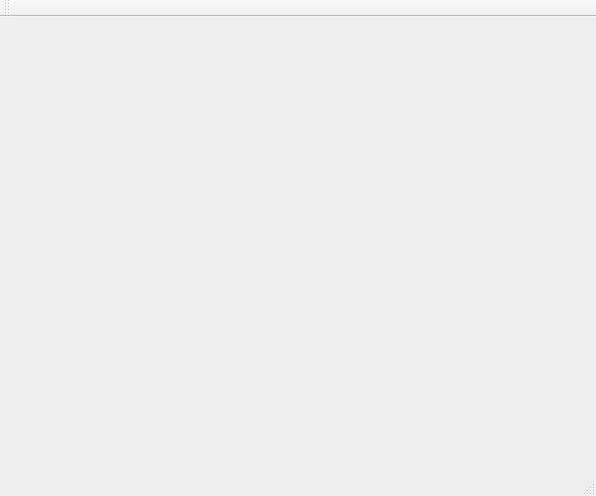
<?xml version="1.0" encoding="UTF-8"?>
<ui version="4.0">
 <class>MainWindow</class>
 <widget class="QMainWindow" name="MainWindow">
  <property name="geometry">
   <rect>
    <x>0</x>
    <y>0</y>
    <width>596</width>
    <height>496</height>
   </rect>
  </property>
  <property name="windowTitle">
   <string>Modular1</string>
  </property>
  <property name="dockOptions">
   <set>QMainWindow::AllowTabbedDocks|QMainWindow::AnimatedDocks|QMainWindow::ForceTabbedDocks</set>
  </property>
  <widget class="QWidget" name="centralWidget">
   <layout class="QHBoxLayout" name="horizontalLayout">
    <item>
     <widget class="QStackedWidget" name="stackedWidget">
      <property name="currentIndex">
       <number>0</number>
      </property>
      <widget class="QWidget" name="page"/>
      <widget class="QWidget" name="page_2"/>
     </widget>
    </item>
   </layout>
  </widget>
  <widget class="QMenuBar" name="menuBar">
   <property name="geometry">
    <rect>
     <x>0</x>
     <y>0</y>
     <width>596</width>
     <height>21</height>
    </rect>
   </property>
  </widget>
  <widget class="QToolBar" name="mainToolBar">
   <attribute name="toolBarArea">
    <enum>TopToolBarArea</enum>
   </attribute>
   <attribute name="toolBarBreak">
    <bool>false</bool>
   </attribute>
  </widget>
  <widget class="QStatusBar" name="statusBar"/>
 </widget>
 <layoutdefault spacing="6" margin="11"/>
 <resources/>
 <connections/>
</ui>
